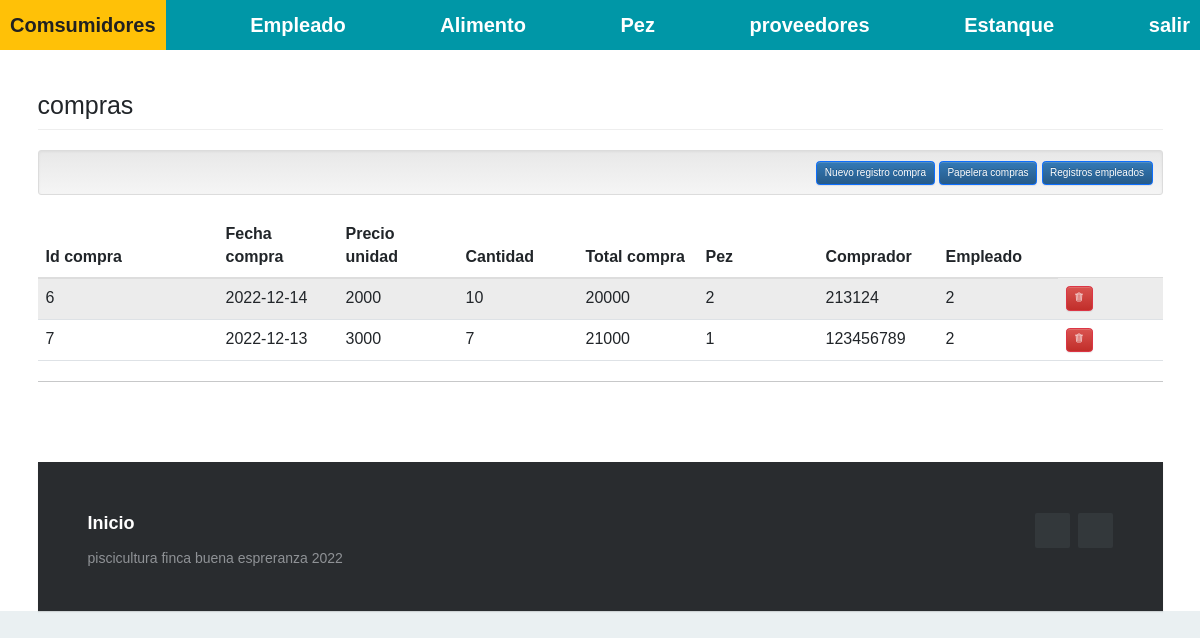
The app's page /index.php?c=compra (signed in) with its own data.
### tables this page shows
CREATE TABLE `compra` (
  `ID_Compra` int(20) NOT NULL,
  `Fecha_Compra` date NOT NULL,
  `Precio` decimal(20,0) NOT NULL,
  `Cantidad_kg` decimal(20,0) NOT NULL,
  `Total_Compra` decimal(20,0) NOT NULL,
  `ID_Pez` int(20) NOT NULL,
  `ID_Estanque` int(20) NOT NULL,
  `ID_Consumidor` int(20) NOT NULL,
  `ID_Empleado` int(11) DEFAULT NULL
);

### Controller/compra.controller.php (called while the page is built, shortened)
<?php
require_once 'model/compra.php';
class compraController{
    public function __CONSTRUCT(){
        $this->model = new compra();
    }
    public function Index(){
        require_once 'view/header.php';
        require_once 'view/compra/compra.php';
        require_once 'view/footer.php';
    }
}

### Model/database.php (called while the page is built)
<?php
class Database
{
    public static function Conectar()
    {
        $pdo = new PDO('mysql:host=localhost;dbname=piscicultura;charset=utf8', 'root', '');
        $pdo->setAttribute(PDO::ATTR_ERRMODE, PDO::ERRMODE_EXCEPTION);
        return $pdo;
    }
}

### Model/compra.php (called while the page is built, shortened)
<?php
class compra
{
	private $pdo;
	public function __CONSTRUCT()
	{
		try
		{
			$this->pdo = Database::Conectar();
		}
		catch(Exception $e)
		{
			die($e->getMessage());
		}
	}
	public function Listar()
	{
		try
		{
			$stm = $this->pdo->prepare("SELECT * FROM compra");
			$stm->execute();
			return $stm->fetchAll(PDO::FETCH_OBJ);
		}
		catch(Exception $e)
		{
			die($e->getMessage());
		}
	}
}

### View/compra/compra.php (the view)
<h1 class="page-header">compras</h1>
<div class="well well-sm text-right">
<a class="btn btn-primary" href="?c=compra&a=Nuevo">Nuevo registro compra</a>
<a class="btn btn-primary" href="?c=compra&a=historial">Papelera compras</a>
    <a class="btn btn-primary" href="?c=empleado">Registros empleados</a>
</div>
<table class="table table-striped">
    <thead>
        <tr>
            <th style="width:180px;">Id compra</th>
            <th style="width:120px;">Fecha compra</th>
            <th style="width:120px;">Precio unidad</th>
            <th style="width:120px;">Cantidad</th>
            <th style="width:120px;">Total compra</th>
            <th style="width:120px;">Pez</th>
            <th style="width:120px;">Comprador</th>
            <th style="width:120px;">Empleado</th>
        </tr>
    </thead>
    <tbody>
    <?php foreach($this->model->Listar() as $r): ?>
        <tr>
            <td><?php echo $r->ID_Compra; ?></td>
            <td><?php echo $r->Fecha_Compra; ?></td>
            <td><?php echo $r->Precio; ?></td>
            <td><?php echo $r->Cantidad_kg; ?></td>
            <td><?php echo $r->Total_Compra; ?></td>
            <td><?php echo $r->ID_Pez; ?></td>
            <td><?php echo $r->ID_Consumidor; ?></td>
            <td><?php echo $r->ID_Empleado; ?></td>
            <td>
                <a class="btn btn-danger" onclick="javascript:return confirm('¿Seguro de eliminar este registro?');" href="?c=compra&a=Eliminar&ID_Compra=<?php echo $r->ID_Compra; ?>"><ion-icon name="trash-outline"></ion-icon></a>
            </td>
        </tr>
    <?php endforeach; ?>
    </tbody>
</table>

### assets/css/demo.css (style rules this page uses)
* { padding:0; margin:0; }
html { background-color: #eaf0f2; }
body { font:14px/1.5 Arial, Helvetica, sans-serif; }

### View/footer.php (style rules this page uses)
html { font-size: 62.5%; }
body { font-size: 16px; font-family: 'Krub', sans-serif; }

### records on screen
compra: ID_Compra "6", Fecha_Compra "2022-12-14", Precio "2000", Cantidad_kg "10", Total_Compra "20000", ID_Pez "2", ID_Consumidor "213124", ID_Empleado "2"
compra: ID_Compra "7", Fecha_Compra "2022-12-13", Precio "3000", Cantidad_kg "7", Total_Compra "21000", ID_Pez "1", ID_Consumidor "123456789", ID_Empleado "2"
